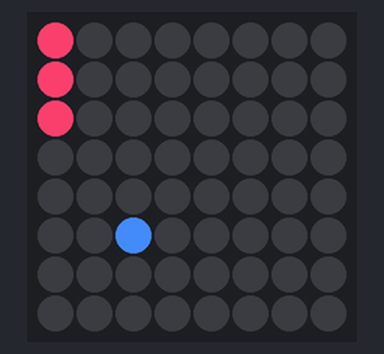
A program run on a simulated Raspberry Pi (BCM pin numbers) with a Sense HAT. Shown: the Sense HAT's 8×8 RGB LED matrix. Random numbers come from a fixed seed.

Above: at 0.12 s.
At 0.72 s:
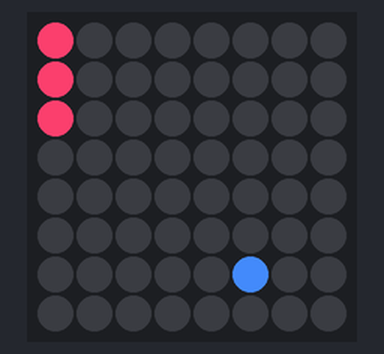
At 1.12 s:
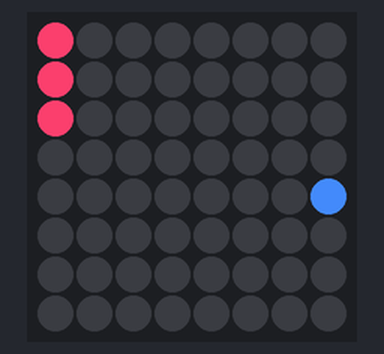
At 1.53 s:
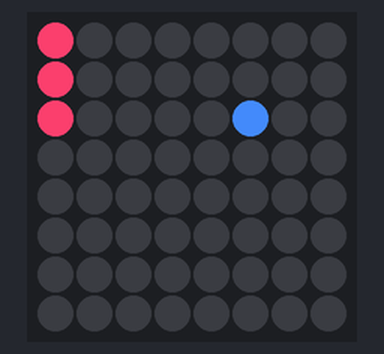
At 2.33 s:
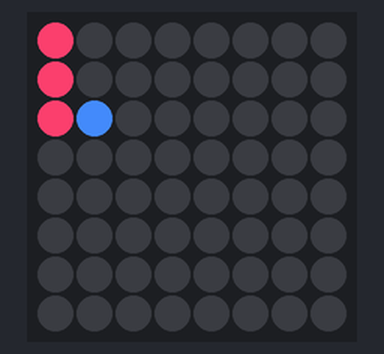
At 3.14 s:
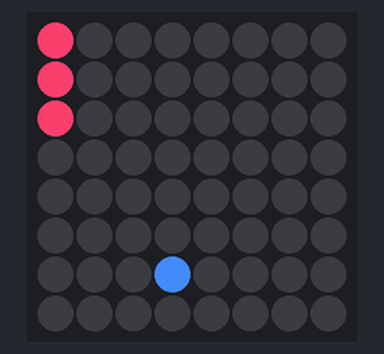

Measured:
- by itself, everything shown: repeats every 2.8 s, in 14 steps

The program:

script.py
```python
from sense_hat import SenseHat
sense = SenseHat()
import time
import random
sense.clear(0,0,0)

x=random.randint(1,6)
y=random.randint(1,6)

x_sens=1
y_sens=1

rx=0
ry=0

ry_sens=1

def afficheRaquette():
  sense.set_pixel(rx,ry, 242, 62, 104)
  sense.set_pixel(rx,ry_sens, 242,62,104)
  sense.set_pixel(rx,ry_sens+1, 242,62,104)


sense.set_pixel(x,y,66, 134, 244)
while True:

    sense.clear(0,0,0)
    afficheRaquette()
    sense.set_pixel(x,y,66,134,244)
    time.sleep(0.2)
    x = x+x_sens
    y=y+y_sens

    if x==7:
      x_sens=-1

    if y==0:
      y_sens=1


    if y==7:
      y_sens=-1

    if x==0:
      x_sens=1


#Si le SenseHat est bien initialisé alors je récupère les informations
#du joystick et les print en console.

#while True:
#   for event in sense.stick.get_events():
#        print(event.direction, event.action)
```
